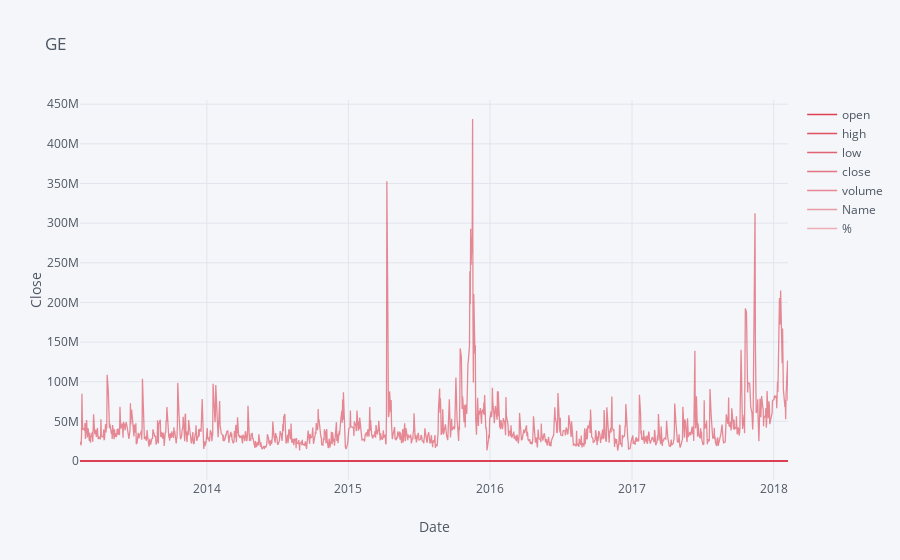

The notebook cell saved with this chart:
### Code cell
data_GE.iplot(kind='line', x='date', xTitle='Date', color='red',
           yTitle='Сlose', title='GE')

### Figure 1 — Plotly figure (JSON) as saved in the notebook; plotly's stock layout.template omitted (floating-point values rounded to 4 significant figures; data arrays with more than 128 entries replaced by an {"elided": "..."} marker saying what was removed)
{"data": [{"line": {"color": "rgba(219, 64, 82, 1.0)", "dash": "solid", "shape": "linear", "width": 1.3}, "mode": "lines", "name": "open", "text": "", "type": "scatter", "x": {"elided": "1259 str values"}, "y": {"elided": "1259 float values"}}, {"line": {"color": "rgba(219, 64, 82, 0.8999999999999999)", "dash": "solid", "shape": "linear", "width": 1.3}, "mode": "lines", "name": "high", "text": "", "type": "scatter", "x": {"elided": "1259 str values"}, "y": {"elided": "1259 float values"}}, {"line": {"color": "rgba(219, 64, 82, 0.7999999999999998)", "dash": "solid", "shape": "linear", "width": 1.3}, "mode": "lines", "name": "low", "text": "", "type": "scatter", "x": {"elided": "1259 str values"}, "y": {"elided": "1259 float values"}}, {"line": {"color": "rgba(219, 64, 82, 0.7)", "dash": "solid", "shape": "linear", "width": 1.3}, "mode": "lines", "name": "close", "text": "", "type": "scatter", "x": {"elided": "1259 str values"}, "y": {"elided": "1259 float values"}}, {"line": {"color": "rgba(219, 64, 82, 0.5999999999999999)", "dash": "solid", "shape": "linear", "width": 1.3}, "mode": "lines", "name": "volume", "text": "", "type": "scatter", "x": {"elided": "1259 str values"}, "y": {"elided": "1259 int values"}}, {"line": {"color": "rgba(219, 64, 82, 0.49999999999999983)", "dash": "solid", "shape": "linear", "width": 1.3}, "mode": "lines", "name": "Name", "text": "", "type": "scatter", "x": {"elided": "1259 str values"}, "y": {"elided": "1259 str values"}}, {"line": {"color": "rgba(219, 64, 82, 0.39999999999999974)", "dash": "solid", "shape": "linear", "width": 1.3}, "mode": "lines", "name": "%", "text": "", "type": "scatter", "x": {"elided": "1259 str values"}, "y": {"elided": "1259 float values"}}], "layout": {"legend": {"bgcolor": "#F5F6F9", "font": {"color": "#4D5663"}}, "paper_bgcolor": "#F5F6F9", "plot_bgcolor": "#F5F6F9", "title": {"font": {"color": "#4D5663"}, "text": "GE"}, "xaxis": {"gridcolor": "#E1E5ED", "showgrid": true, "tickfont": {"color": "#4D5663"}, "title": {"font": {"color": "#4D5663"}, "text": "Date"}, "zerolinecolor": "#E1E5ED"}, "yaxis": {"gridcolor": "#E1E5ED", "showgrid": true, "tickfont": {"color": "#4D5663"}, "title": {"font": {"color": "#4D5663"}, "text": "Сlose"}, "zerolinecolor": "#E1E5ED"}}}
